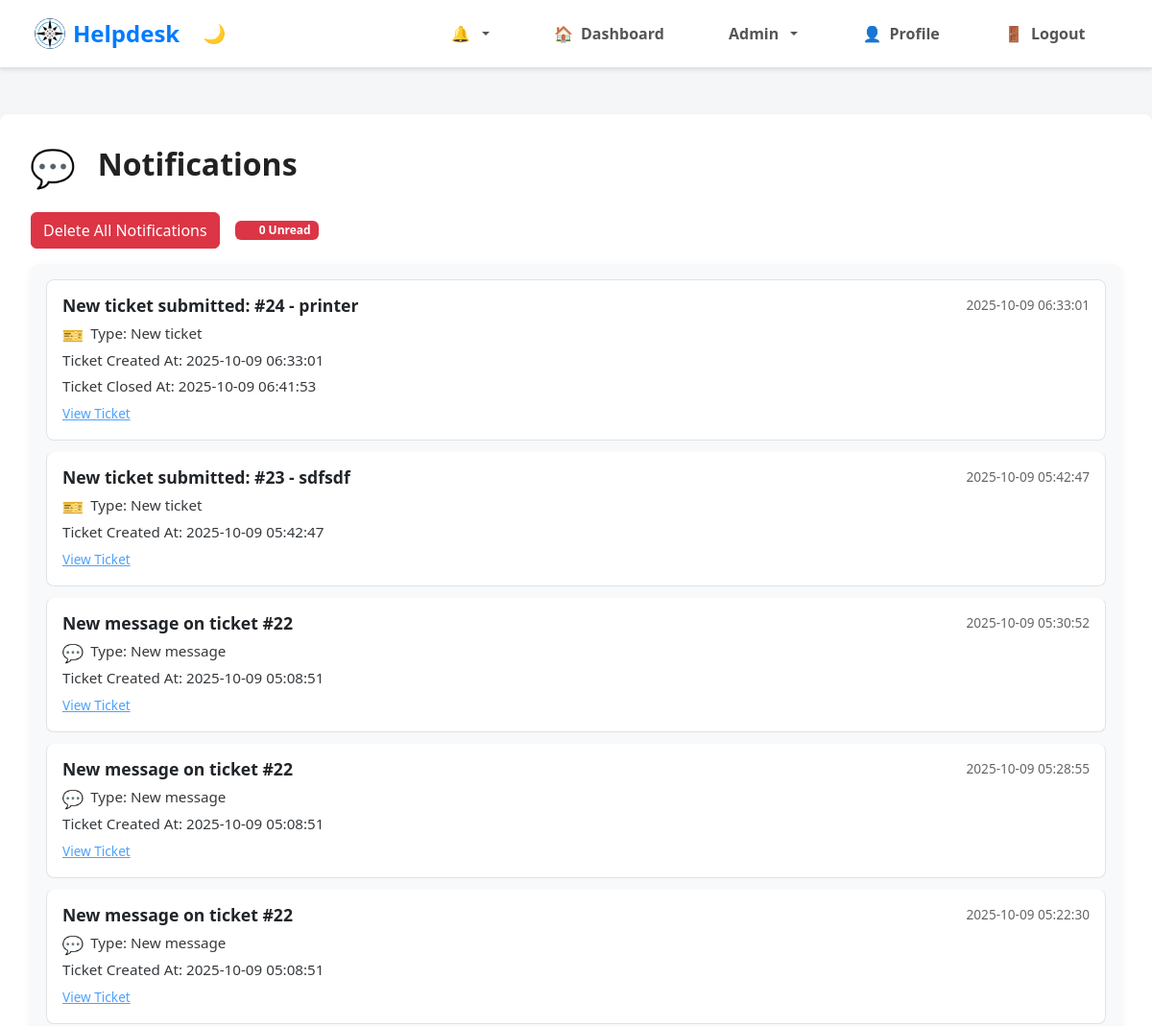
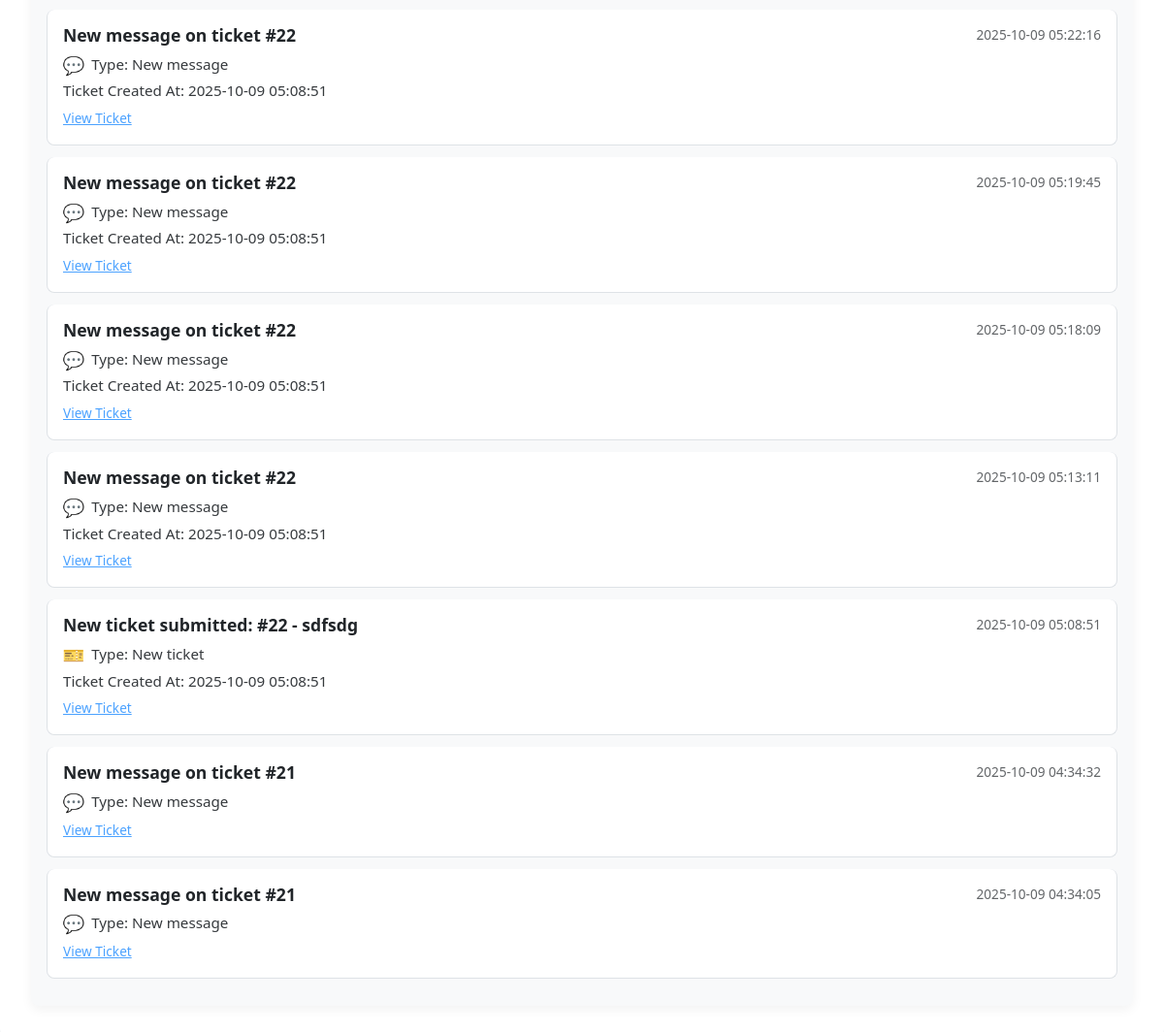
Screenshot of /notifications.php (signed in) with the database file from the repository (2 pictures, top to bottom).
### tables this page shows
CREATE TABLE `notifications` (
  `id` int(11) NOT NULL AUTO_INCREMENT,
  `user_id` int(11) NOT NULL,
  `type` enum('new_ticket','ticket_update','ticket_resolution','new_message') NOT NULL,
  `ticket_id` int(11) DEFAULT NULL,
  `message` text NOT NULL,
  `is_read` tinyint(1) DEFAULT 0,
  `created_at` timestamp NOT NULL DEFAULT current_timestamp(),
  PRIMARY KEY (`id`),
  KEY `user_id` (`user_id`),
  KEY `ticket_id` (`ticket_id`),
  CONSTRAINT `notifications_ibfk_1` FOREIGN KEY (`user_id`) REFERENCES `users` (`id`),
  CONSTRAINT `notifications_ibfk_2` FOREIGN KEY (`ticket_id`) REFERENCES `tickets` (`id`)
);

CREATE TABLE `tickets` (
  `id` int(11) NOT NULL AUTO_INCREMENT,
  `title` varchar(255) NOT NULL,
  `description` text NOT NULL,
  `category` varchar(100) DEFAULT NULL,
  `priority` enum('low','medium','high') DEFAULT 'medium',
  `status` enum('open','assigned','closed') DEFAULT 'open',
  `user_id` int(11) NOT NULL,
  `assigned_to` int(11) DEFAULT NULL,
  `department_id` int(11) DEFAULT NULL,
  `created_at` timestamp NOT NULL DEFAULT current_timestamp(),
  `updated_at` timestamp NOT NULL DEFAULT current_timestamp() ON UPDATE current_timestamp(),
  `closed_at` timestamp NULL DEFAULT NULL,
  `archived` tinyint(1) NOT NULL DEFAULT 0,
  PRIMARY KEY (`id`),
  KEY `user_id` (`user_id`),
  KEY `assigned_to` (`assigned_to`),
  KEY `fk_tickets_department_id` (`department_id`),
  CONSTRAINT `fk_tickets_department_id` FOREIGN KEY (`department_id`) REFERENCES `departments` (`id`),
  CONSTRAINT `tickets_ibfk_1` FOREIGN KEY (`user_id`) REFERENCES `users` (`id`),
  CONSTRAINT `tickets_ibfk_2` FOREIGN KEY (`assigned_to`) REFERENCES `users` (`id`)
);

### notifications.php (the view, shortened to what this page needs)
<?php
include 'db.php';
$user_id = $_SESSION['user_id'];
$stmt = $pdo->prepare("SELECT n.*, t.created_at AS ticket_created_at, t.closed_at AS ticket_closed_at FROM notifications n LEFT JOIN tickets t ON n.ticket_id = t.id WHERE n.user_id = ? ORDER BY n.created_at DESC");
$stmt->execute([$user_id]);
$notifications = $stmt->fetchAll();
$unread_count = $pdo->prepare("SELECT COUNT(*) FROM notifications WHERE user_id = ? AND is_read = FALSE");
$unread_count->execute([$user_id]);
$unread_count = $unread_count->fetchColumn();
?>
<!DOCTYPE html>
<html lang="en">
<head>
    <link href="https://cdn.jsdelivr.net/npm/bootstrap@5.3.0/dist/css/bootstrap.min.css" rel="stylesheet">
    <link rel="stylesheet" href="styles.css">
</head>
<body>
    <?php include 'navbar.php'; ?>
    <div class="container mt-5">
        <h2><span class="notification-icon type-new_message"></span> Notifications</h2>
        <div class="mb-3 d-flex align-items-center gap-3">
            <?php if (!empty($notifications)): ?>
                <form method="POST" class="d-inline">
                    <button type="submit" name="delete_all" class="btn btn-danger" onclick="return confirm('Are you sure you want to delete all notifications?')">Delete All Notifications</button>
                </form>
            <?php endif; ?>
            <span class="badge bg-danger"><?php echo $unread_count; ?> Unread</span>
        </div>
        <?php if (empty($notifications)): ?>
            <p>No notifications yet.</p>
        <?php else: ?>
            <div class="list-group">
                <?php foreach ($notifications as $notif): ?>
                    <div class="list-group-item <?php echo !$notif['is_read'] ? 'list-group-item-warning' : ''; ?>">
                        <div class="d-flex w-100 justify-content-between">
                            <h5 class="mb-1"><?php echo htmlspecialchars($notif['message']); ?></h5>
                            <small><?php echo $notif['created_at']; ?></small>
                        </div>
                        <p class="mb-1"><span class="notification-icon <?php echo 'type-' . $notif['type']; ?>"></span>Type: <?php echo ucfirst(str_replace('_', ' ', $notif['type'])); ?></p>
                        <?php if ($notif['ticket_created_at']): ?>
                            <p class="mb-1">Ticket Created At: <?php echo $notif['ticket_created_at']; ?></p>
                        <?php endif; ?>
                        <?php if ($notif['ticket_closed_at']): ?>
                            <p class="mb-1">Ticket Closed At: <?php echo $notif['ticket_closed_at']; ?></p>
                        <?php endif; ?>
                <?php if ($notif['ticket_id']): ?>
                    <small><a href="<?php echo $_SESSION['role'] == 'admin' ? 'update_ticket.php' : 'view_tickets.php'; ?>?id=<?php echo $notif['ticket_id']; ?>" class="mark-read-link" data-notif-id="<?php echo $notif['id']; ?>">View Ticket</a></small>
                <?php endif; ?>
                    </div>
                <?php endforeach; ?>
            </div>
        <?php endif; ?>
    </div>
</body>
</html>

### styles.css (style rules this page uses)
:root { --bg-color: #f8f9fa; --text-color: #212529; --navbar-bg: #ffffff; --navbar-text: #000000; --card-bg: #ffffff; --border-color: #dee2e6; --input-bg: #ffffff; --input-border: #ced4da; --table-bg: #ffffff; --table-border: #dee2e6; --chat-bg: #ffffff; --message-border: #eee; --btn-primary: #007bff; --btn-secondary: #6c757d; }
body { background-color: var(--bg-color); color: var(--text-color); transition: background-color 0.3s, color 0.3s; }
.container { max-width: 1200px; }
.list-group { background-color: #f8f9fa; border-radius: 8px; box-shadow: 0 4px 12px rgba(0,0,0,0.05); padding: 1rem; }
.list-group-item { background-color: #ffffff; color: #212529; border: 1px solid #dee2e6; border-radius: 8px; margin-bottom: 0.75rem; padding: 1rem; transition: background-color 0.3s ease, box-shadow 0.3s ease; }
.list-group-item h5, .list-group-item p, .list-group-item small { color: inherit; margin-bottom: 0.5rem; }
.list-group-item h5 { font-weight: 600; font-size: 1.1rem; }
.list-group-item p { font-size: 0.95rem; opacity: 0.9; }
.list-group-item small { font-size: 0.85rem; opacity: 0.7; }
.list-group-item a { color: #007bff; text-decoration: underline; font-weight: 500; }
body[data-user-role="admin"] { background-color: #f4f6f8; font-family: 'Segoe UI', Tahoma, Geneva, Verdana, sans-serif; color: #333; }
body[data-user-role="admin"] .container.mt-5 { background: #fff; padding: 2rem; border-radius: 8px; box-shadow: 0 4px 12px rgba(0,0,0,0.05); }
body[data-user-role="admin"] h2 { font-weight: 700; margin-bottom: 1.5rem; color: #222; }
.badge { position: relative; padding-left: 25px; }
.notification-icon { display: inline-flex; align-items: center; justify-content: center; width: 1.2em; height: 1.2em; font-size: 1.2em; margin-right: 0.4em; vertical-align: middle; }
.notification-icon::before { margin-right: 0; }
.notification-icon.type-new_ticket::before { content: "🎫"; }
.notification-icon.type-new_message::before { content: "💬"; }

### rows the page displays
notifications: message "New ticket submitted: #24 - printer", created_at "2025-10-09 06:33:01", type "New ticket", ticket.created_at "2025-10-09 06:33:01", ticket.closed_at "2025-10-09 06:41:53"
notifications: message "New ticket submitted: #23 - sdfsdf", created_at "2025-10-09 05:42:47", type "New ticket", ticket.created_at "2025-10-09 05:42:47"
notifications: message "New message on ticket #22", created_at "2025-10-09 05:30:52", type "New message", ticket.created_at "2025-10-09 05:08:51"
notifications: message "New message on ticket #22", created_at "2025-10-09 05:28:55", type "New message", ticket.created_at "2025-10-09 05:08:51"
notifications: message "New message on ticket #22", created_at "2025-10-09 05:22:30", type "New message", ticket.created_at "2025-10-09 05:08:51"
notifications: message "New message on ticket #22", created_at "2025-10-09 05:22:16", type "New message", ticket.created_at "2025-10-09 05:08:51"
notifications: message "New message on ticket #22", created_at "2025-10-09 05:19:45", type "New message", ticket.created_at "2025-10-09 05:08:51"
notifications: message "New message on ticket #22", created_at "2025-10-09 05:18:09", type "New message", ticket.created_at "2025-10-09 05:08:51"
notifications: message "New message on ticket #22", created_at "2025-10-09 05:13:11", type "New message", ticket.created_at "2025-10-09 05:08:51"
notifications: message "New ticket submitted: #22 - sdfsdg", created_at "2025-10-09 05:08:51", type "New ticket", ticket.created_at "2025-10-09 05:08:51"
notifications: message "New message on ticket #21", created_at "2025-10-09 04:34:32", type "New message"
notifications: message "New message on ticket #21", created_at "2025-10-09 04:34:05", type "New message"

### other values shown
$unread_count "0"
